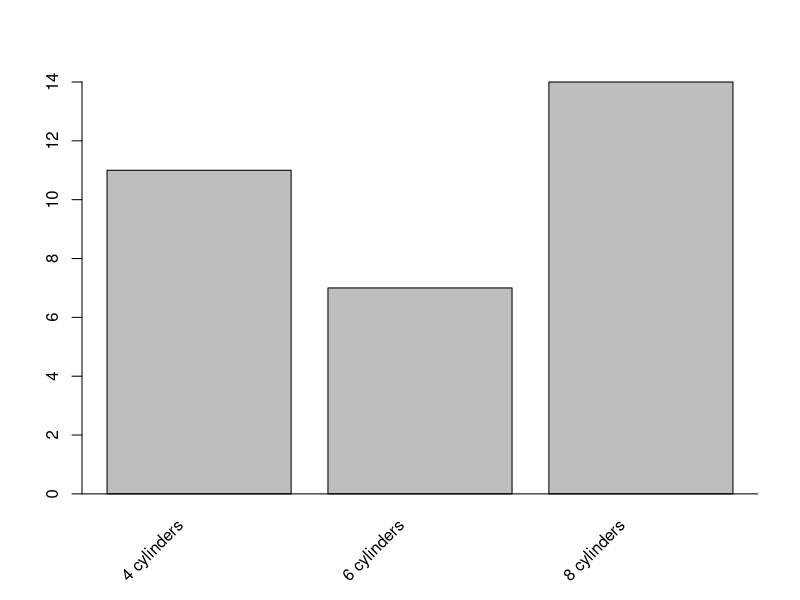
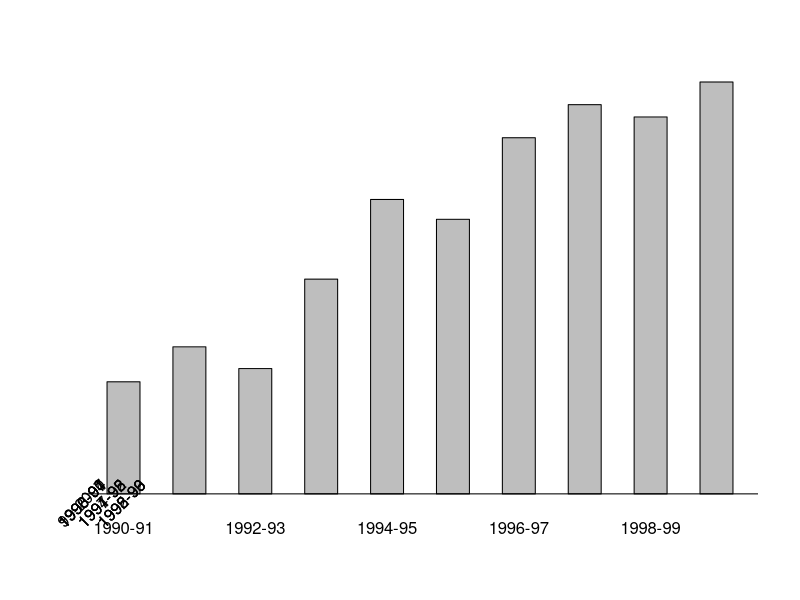
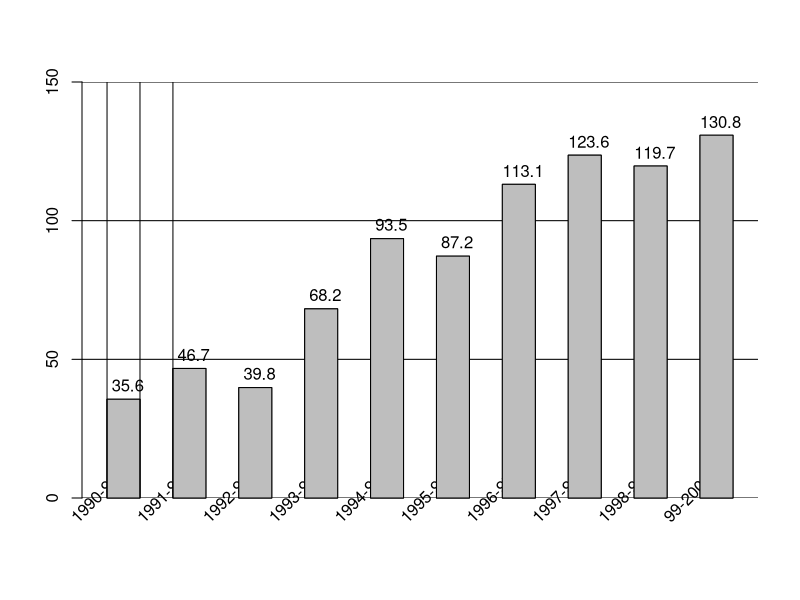

Write the R code that produced these figures, in order.
x <- barplot(table(mtcars$cyl), xaxt="n")
labs <- paste(names(table(mtcars$cyl)), "cylinders")
text(cex=1, x=x-.25, y=-1.95, labs, xpd=TRUE, srt=45)
abline(0,0)

################################################################ 
df <- read.csv("data_Unit14_Exampl1.csv")
df
colnames(df)
barplot(df$Profit,width=2,space=1,names.arg=df$Year,angle=90,yaxt="n")
labs <- df$Year
text(cex=1, x=x-.25, y=-2.95, labs, xpd=TRUE, srt=45)
abline(0,0)
################################################################
barplot(df$Profit,width=2,space=1,ylim=c(0,150),yaxt="n")#,names.arg=df$Year,angle=90)
labs <- df$Year
x1 <- seq(1,37,4)#c(1,3,5,7,9,11,13,15,17,19)+2
text(cex=1, x=x1+0.25, y=0, labs, xpd=T, srt=45)
text(cex=1, x=x1+2.25, y=df$Profit + 5, df$Profit)
abline(h=0)#(0,0)
abline(h=50)#(50,0,)
abline(h=100)#(100,0)
abline(h=150)#(150,0)
# Following will 
barplot(df$Profit,width=2,space=1,ylim=c(0,150),add = TRUE,yaxt="n")#,names.arg=df$Year,angle=90)
ytick<- c(0,50,100,150)#seq(0, 100, by=50)
axis(side=2, at=ytick, labels = TRUE)
abline(v=2)
abline(v=4)
abline(v=6)
#########################################################################################
n <- length(df$Year)
width0 <- 2
#space: the amount of space (as a fraction of the average bar width) left before each bar.
space0 <- 1
x1stbar <-  width0 + 0.5*width0# x coord. of the midd of 1st bar
dx <- width0 + width0*space0
x1 <- seq(x1stbar,by=dx,length.out=n)
########################################################################################
datavector <- df$Profit
xlabels <- df$Year
mybarplot <- function(datavector,xlabels,width,space){
  n <- length(df$Year)
  width0 <- 2
  #space: the amount of space (as a fraction of the average bar width) left before each bar.
  space0 <- 1
  x1stbar <-  width0 + 0.5*width0# x coord. of the midd of 1st bar
  dx <- width0 + width0*space0
  x1 <- seq(x1stbar,by=dx,length.out=n)
  ###############################################
  barplot(df$Profit,width=2,space=1,ylim=c(0,150),yaxt="n")#,names.arg=df$Year,angle=90)
  labs <- df$Year
  x1 <- seq(1,37,4)#c(1,3,5,7,9,11,13,15,17,19)+2
  text(cex=1, x=x1+0.25, y=0, labs, xpd=TRUE, srt=45)
  text(cex=1, x=x1+2.25, y=df$Profit...in..Rs..crore. + 5, df$Profit...in..Rs..crore.)
  abline(h=0)#(0,0)
  abline(h=50)#(50,0,)
  abline(h=100)#(100,0)
  abline(h=150)#(150,0)
  # Following will 
  barplot(df$Profit,width=2,space=1,ylim=c(0,150),add = TRUE,yaxt="n")#,names.arg=df$Year,angle=90)
  ytick<- c(0,50,100,150)#seq(0, 100, by=50)
}

